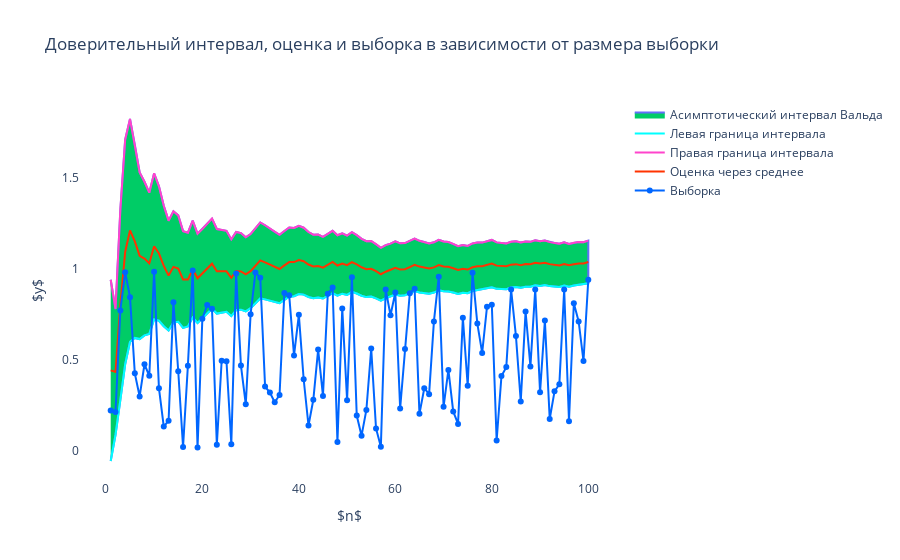
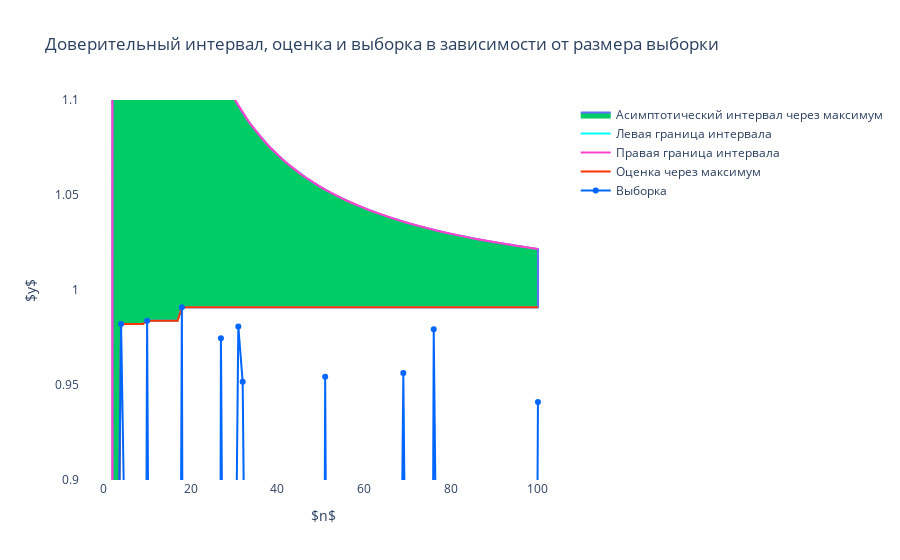

The cell these charts' notebook holds for them, in order:
### Markdown cell above
Пусть $X = (X_1, ..., X_n)$ &mdash; выборка из распределения $U[0, \theta]$. Постройте асимптотические доверительные интервалы: Вальда и на основе аппроксимации $X_{(n)}$ некоторым распределением. Для этого сгенерируйте выборку $X_1, ... X_{N}, N = 100$ и постройте график доверительных интервалов уровня доверия $0.95$, вычисленных для всех подвыборок размера $n$ вида $X_1, ... X_n$, $1 \le n \le 100$, используя написанную выше функцию. Нужно нанести на график точки выборки.

Для вычисления квантилей у каждого распределения из `scipy.stats` используйте функцию `ppf`.

Для двух статистик, используемых при построении интервалов, запишите аппроксимацию некоторым распределением неформально в виде "статистика по выборке достаточно большого размера приближенно имеет такое-то распределение". 

Сделайте вывод о том, как влияет на ширину интервала вид статистики и аппроксимация.

**Решение:**

### Code cell
theta = 1
N = 100
alpha = 0.95
z = sps.norm.ppf((1 + alpha) / 2)
u = sps.expon.ppf(alpha)

cumavg = lambda X: np.cumsum(X) / np.linspace(1, len(X), len(X))
cummax = lambda X: pd.Series(X.tolist()).cummax().to_numpy()
sqrtn = lambda N: np.sqrt(np.linspace(1, N, N))

X = sps.uniform(0, theta).rvs(size=N)
cum_avg = cumavg(X)
cum_max = cummax(X)
sqrt_n = sqrtn(N)
wald_interval_left = 2 * cum_avg - (z * 2 * cum_avg / (3 ** 0.5) / sqrt_n)
wald_interval_right = 2 * cum_avg + (z * 2 * cum_avg / (3 ** 0.5) / sqrt_n)
max_interval_left = cum_max
max_interval_right = cum_max / (1 - u / np.linspace(1, N, N))
avg_est = 2 * cum_avg
max_est = cum_max


draw_confidence_interval(wald_interval_left, wald_interval_right, avg_est, X, 
                         label_estimation='Оценка через среднее', label_interval='Асимптотический интервал Вальда', i=0)
draw_confidence_interval(max_interval_left, max_interval_right, max_est, X, ylim=(0.9, 1.1),
                         label_estimation='Оценка через максимум', 
                         label_interval='Асимптотический интервал через максимум', i=1)
